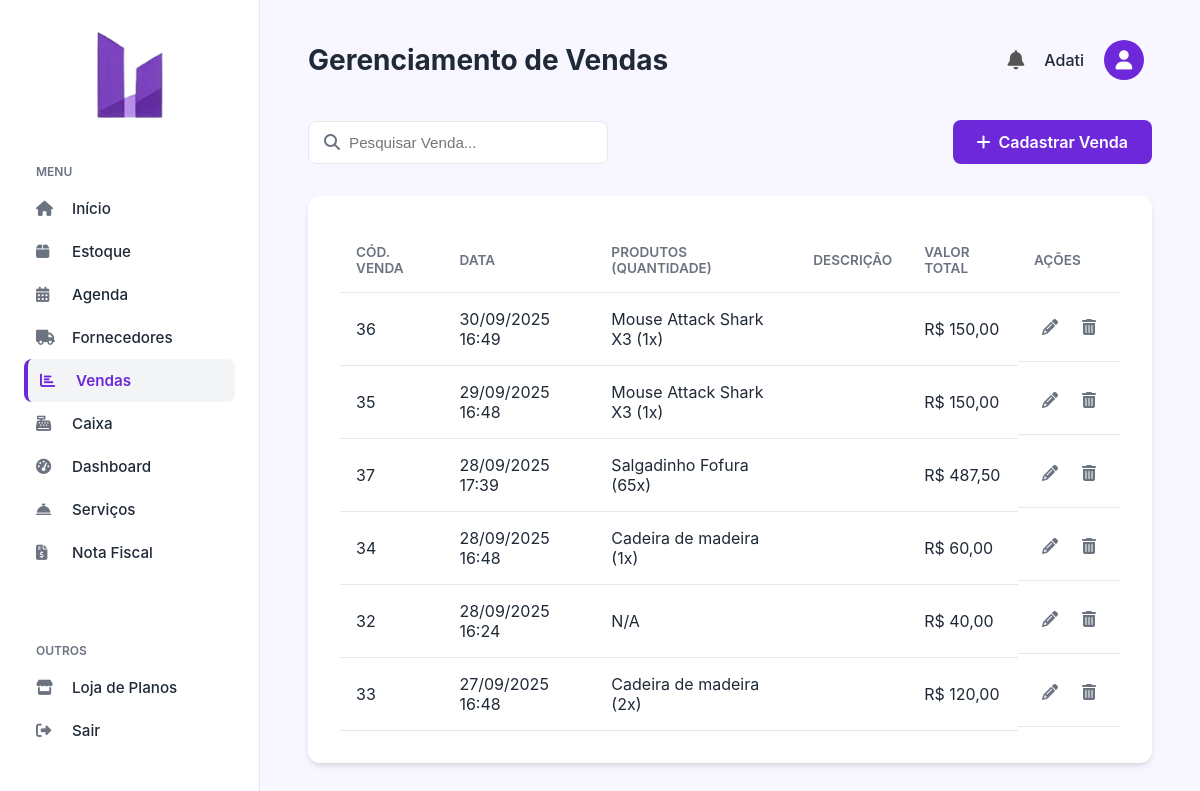
Page /vendas.php (signed in) on the committed database.
### tables this page shows
CREATE TABLE `vendas` (
  `id` int(11) NOT NULL,
  `usuario_id` int(11) NOT NULL,
  `valor_total` decimal(10,2) NOT NULL,
  `descricao` text DEFAULT NULL,
  `data_venda` timestamp NOT NULL DEFAULT current_timestamp(),
  `status` varchar(50) NOT NULL DEFAULT 'finalizada'
);

### vendas.php (the view, shortened to what this page needs)
<?php
include_once('config.php');
$usuario_id = $_SESSION['id'];
$vendas = [];
try {
    $sql = "SELECT v.id, v.data_venda, v.valor_total, v.descricao, GROUP_CONCAT(CONCAT(p.nome, ' (', vi.quantidade, 'x)') SEPARATOR ', ') as produtos
            FROM vendas v
            LEFT JOIN venda_itens vi ON v.id = vi.venda_id
            LEFT JOIN produtos p ON vi.produto_id = p.id
            WHERE v.usuario_id = ? AND v.status = 'finalizada'
            GROUP BY v.id
            ORDER BY v.data_venda DESC";
    $stmt = $pdo->prepare($sql);
    $stmt->execute([$usuario_id]);
    $vendas = $stmt->fetchAll(PDO::FETCH_ASSOC);
} catch (PDOException $e) {
    $_SESSION['msg_erro'] = "Erro ao buscar vendas.";
}
?>
<!DOCTYPE html>
<html lang="pt-br">
<head>
    <link rel="stylesheet" href="https://cdnjs.cloudflare.com/ajax/libs/font-awesome/6.4.0/css/all.min.css">
    <link rel="stylesheet" href="css/sistema.css">
    <link rel="stylesheet" href="css/estoque.css">
</head>
<body>
    <?php include 'sidebar.php'; ?>
    <main class="main-content">
        <?php include 'header.php'; ?>
        <div class="actions-container">
            <div class="search-bar"><i class="fas fa-search"></i><input type="text" placeholder="Pesquisar Venda..."></div>
            <a href="venda_formulario.php" class="btn-primary"><i class="fas fa-plus"></i> Cadastrar Venda</a>
        </div>
        <div class="table-container">
            <table>
                <thead>
                    <tr>
                        <th>Cód. Venda</th>
                        <th>Data</th>
                        <th>Produtos (Quantidade)</th>
                        <th>Descrição</th>
                        <th>Valor Total</th>
                        <th>Ações</th>
                    </tr>
                </thead>
                <tbody>
                    <?php if (empty($vendas)): ?>
                        <tr>
                            <td colspan="6" class="text-center">Nenhuma venda registrada.</td>
                        </tr>
                    <?php else: ?>
                        <?php foreach ($vendas as $venda): ?>
                            <tr>
                                <td><?= htmlspecialchars($venda['id']) ?></td>
                                <td><?= date('d/m/Y H:i', strtotime($venda['data_venda'])) ?></td>
                                <td><?= htmlspecialchars($venda['produtos'] ?? 'N/A') ?></td>
                                <td><?= htmlspecialchars($venda['descricao']) ?></td>
                                <td>R$ <?= number_format((float)$venda['valor_total'], 2, ',', '.') ?></td>
                                <td class="actions">
                                    <a href="venda_formulario.php?id=<?= $venda['id'] ?>" class="btn-action btn-edit"><i class="fas fa-pencil-alt"></i></a>
                                    <a href="excluir_venda.php?id=<?= $venda['id'] ?>" class="btn-action btn-delete"><i class="fas fa-trash-alt"></i></a>
                                </td>
                            </tr>
                        <?php endforeach; ?>
                    <?php endif; ?>
                </tbody>
            </table>
        </div>
    </main>
</body>
</html>

### css/sistema.css (style rules this page uses)
:root { --primary-bg: #F8F7FF; --sidebar-bg: #FFFFFF; --accent-color: #6D28D9; --accent-color-dark: #4C1D95; --text-color: #1F2937; --text-light: #6B7280; --border-color: #E5E7EB; --card-shadow: 0 4px 6px -1px rgb(0 0 0 / 0.1), 0 2px 4px -2px rgb(0 0 0 / 0.1); }
* { margin: 0; padding: 0; box-sizing: border-box; }
body { font-family: 'Inter', sans-serif; background-color: var(--primary-bg); color: var(--text-color); display: flex; height: 100vh; overflow: hidden; }
.main-content { flex-grow: 1; padding: 2rem 3rem; overflow-y: auto; }

### css/estoque.css (style rules this page uses)
.main-content .actions-container { display: flex; justify-content: space-between; align-items: center; margin-bottom: 2rem; }
.main-content .search-bar { position: relative; width: 300px; }
.main-content .search-bar input { width: 100%; padding: 0.75rem 0.75rem 0.75rem 2.5rem; border: 1px solid var(--border-color); border-radius: 8px; font-size: 0.95rem; }
.main-content .search-bar i { position: absolute; left: 1rem; top: 50%; transform: translateY(-50%); color: var(--text-light); }
.main-content .btn-primary { background-color: var(--accent-color); color: white; padding: 0.75rem 1.5rem; border-radius: 8px; text-decoration: none; font-weight: 600; display: flex; align-items: center; gap: 0.5rem; transition: background-color 0.2s ease; }
.main-content .table-container { background-color: var(--sidebar-bg); border-radius: 12px; padding: 2rem; box-shadow: var(--card-shadow); }
.main-content table { width: 100%; border-collapse: collapse; }
.main-content th, .main-content td { padding: 1rem; text-align: left; border-bottom: 1px solid var(--border-color); }
.main-content th { font-size: 0.85rem; font-weight: 600; text-transform: uppercase; color: var(--text-light); }
.main-content td.actions { display: flex; gap: 0.5rem; }
.main-content .btn-action { color: var(--text-light); padding: 0.5rem; border-radius: 4px; }

### rows in the picture
vendas: id "36", data_venda "30/09/2025 16:49", produtos "Mouse Attack Shark X3 (1x)", valor_total "150,00"
vendas: id "35", data_venda "29/09/2025 16:48", produtos "Mouse Attack Shark X3 (1x)", valor_total "150,00"
vendas: id "37", data_venda "28/09/2025 17:39", produtos "Salgadinho Fofura (65x)", valor_total "487,50"
vendas: id "34", data_venda "28/09/2025 16:48", produtos "Cadeira de madeira (1x)", valor_total "60,00"
vendas: id "32", data_venda "28/09/2025 16:24", produtos "N/A", valor_total "40,00"
vendas: id "33", data_venda "27/09/2025 16:48", produtos "Cadeira de madeira (2x)", valor_total "120,00"

### other values in the picture
$titulo_header "Gerenciamento de Vendas"
$nome_exibicao "Adati"
